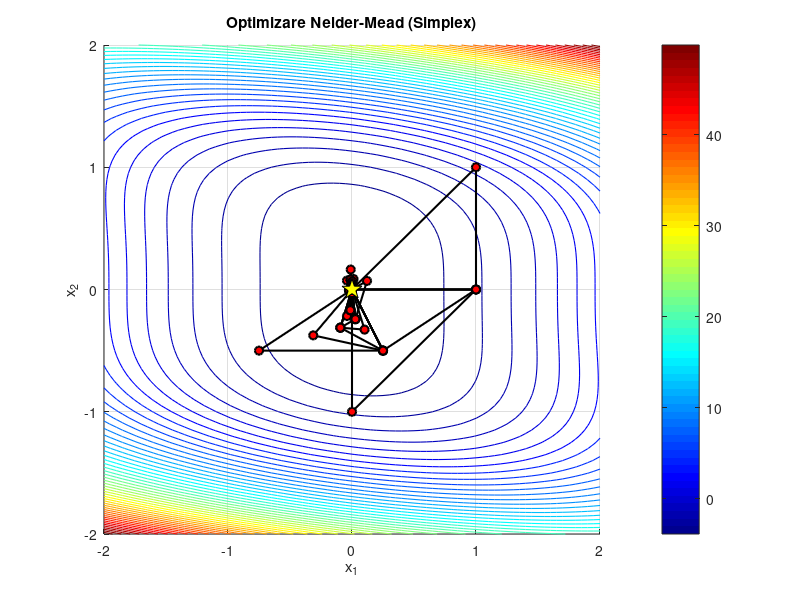

Write the MATLAB code that produced this figure.

clear; clc; close all;

%  Definirea functiei
f = @(x) x(1)*x(2)^3 + 2*x(1)^2 + 2*x(2)^4 - 5;

%  Parametrii initiali
V1 = [0; 0];    
V2 = [1; 0];    
V3 = [1; 1];    
epsilon = 1e-4; 
max_iter = 30;  

%  Pregatirea graficului
figure; hold on; grid on;
[X1, X2] = meshgrid(-2:0.05:2, -2:0.05:2);
Z = X1.*X2.^3 + 2.*X1.^2 + 2.*X2.^4 - 5;

%liniile de nivel (izoliniile)
contour(X1, X2, Z, 50, 'LineWidth', 0.8);
colormap jet;
colorbar;
xlabel('x_1'); ylabel('x_2');
title('Optimizare Nelder-Mead (Simplex)');

% Nelder-Mead
for iter = 1:max_iter
    % Desenarea triunghiului curent pe grafic
    
    triunghi = plot([V1(1), V2(1), V3(1), V1(1)], [V1(2), V2(2), V3(2), V1(2)], ...
        'k-o', 'LineWidth', 1.5, 'MarkerFaceColor', 'r');
    
    pause(0.5); 
    
    % Calcularea valorilor functiei in varfuri
    f_vals = [f(V1), f(V2), f(V3)];
    puncte = [V1, V2, V3];
    
    % Sortare pentru a identifica: B (Best), G (Good), W (Worst)
    [~, idx] = sort(f_vals);
    B = puncte(:, idx(1));
    G = puncte(:, idx(2));
    W = puncte(:, idx(3));
    
    % Verificarea conditiei de oprire 
    muchii = [norm(B-G), norm(G-W), norm(W-B)];
    if max(muchii) < epsilon
        fprintf('Algoritmul a convergit la iterația %d.\n', iter);
        break;
    end
    
    %Nelder-Mead 
    M = (B + G) / 2;    
    R = 2*M - W;        % Reflexia
    
    if f(R) < f(W)
        % Incercam o Expansiune (E)
        E = 2*R - M;
        if f(E) < f(R)
            W = E; % Acceptam expansiunea
        else
            W = R; % Ramanem la reflexie
        end
    else
        % Contractie (C)
        C1 = (M + W) / 2;
        C2 = (M + R) / 2;
        
        % Alegem cea mai buna contractie
        if f(C1) < f(C2)
            C = C1;
        else
            C = C2;
        end
        
        if f(C) < f(W)
            W = C; 
        else
            % Reducere (Shrink) - toate punctele se apropie de B
            W = (B + W) / 2;
            G = (B + G) / 2;
        end
    end
    
    % Actualizăm varfurile pentru iteratia următoare
    V1 = B;
    V2 = G;
    V3 = W;
end

% 5. minimul
plot(B(1), B(2), 'p', 'MarkerSize', 15, 'MarkerFaceColor', 'y', 'MarkerEdgeColor', 'k');
fprintf('Punctul de minim : [%.4f, %.4f]\n', B(1), B(2));
fprintf('Valoarea functiei in minim: %.4f\n', f(B));
hold off;
